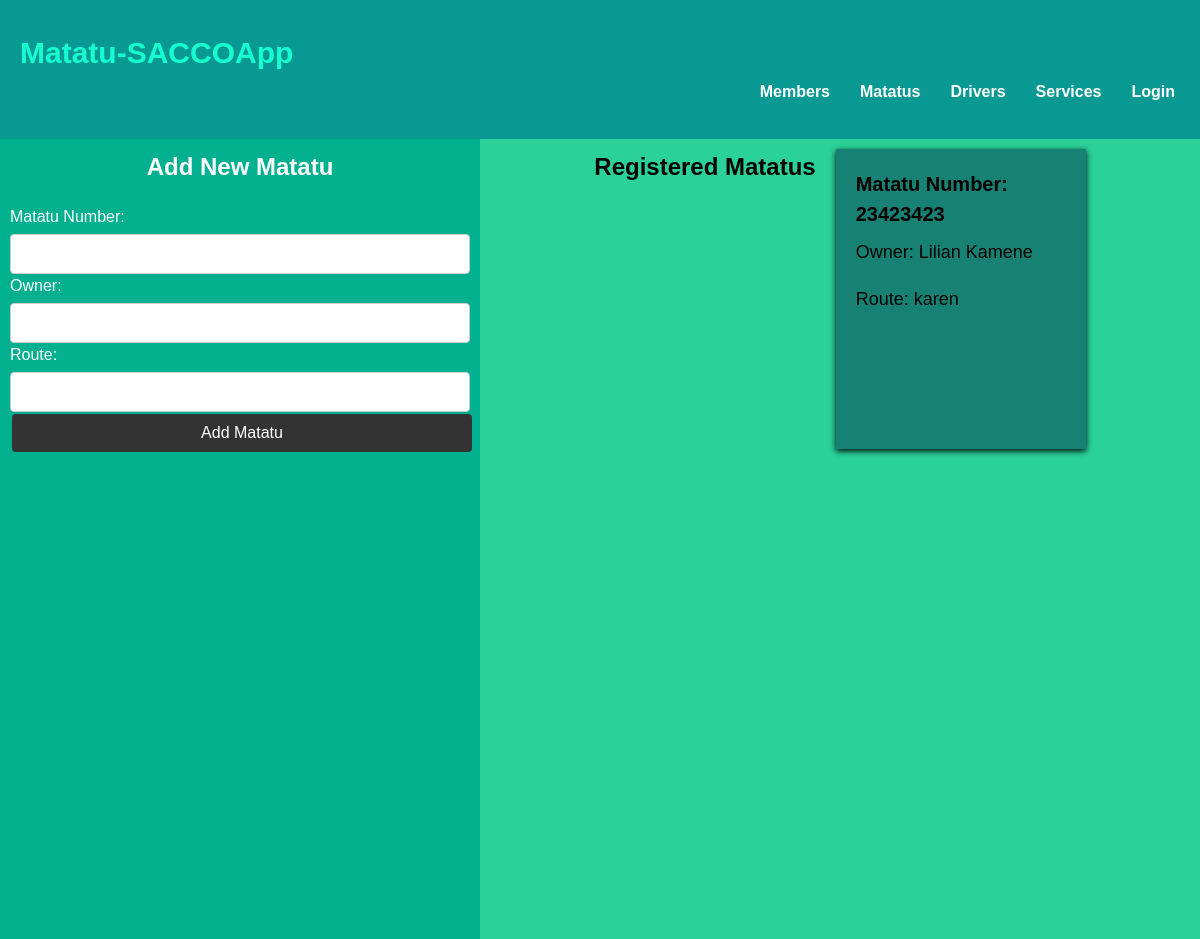
Page /pages/matatus.php on the committed database.
### tables this page shows
CREATE TABLE `matatus` (
  `matatunumber` varchar(255) NOT NULL,
  `owner` varchar(255) DEFAULT NULL,
  `route` varchar(255) DEFAULT NULL
);

### pages/matatus.php (the view, shortened to what this page needs)
<!DOCTYPE html>
<html lang="en">
<head>
    <link rel="stylesheet" href="../css/custom-styles.css">
    <link rel="stylesheet" href="../css/matatus.css">
    <link rel="stylesheet" href="../css/login-styles.css">
</head>
</body>
<?php include '../pages/header.php'; ?>
<div class="dform-wrapper">
<form method="POST">
    <h1>Add New Matatu</h1>
    <div class="dform-row">
        <label for="matatuNumber">Matatu Number:</label>
        <input type="text" id="matatuNumber" name="matatuNumber" required>
    </div>
    <div class="dform-row">
        <label for="owner">Owner:</label>
        <input type="text" id="owner" name="owner" required>
    </div>
    <div class="dform-row">
        <label for="route">Route:</label>
        <input type="text" id="route" name="route" required>
    </div>
    <div class="dform-row">
        <button type="submit" name="add_matatu">Add Matatu</button>
    </div>
</form>
</div>
<div class="show-drivers">
    <h2>Registered Matatus</h2>
    <?php
    include 'dbconnect.php';
$query = "SELECT * FROM matatus";
$result = mysqli_query($db, $query);
if (mysqli_num_rows($result) > 0) {
    while ($row = mysqli_fetch_assoc($result)) {
        $matatuNumber = $row['matatunumber'];
        $owner = $row['owner'];
        $route = $row['route'];
        echo '<div class="dcard">';
        echo '<div class="dcard-content">';
        echo '<h2>Matatu Number: ' . $matatuNumber . '</h2>';
        echo '<p>Owner: ' . $owner . '</p>';
        echo '<p>Route: ' . $route . '</p>';
        echo '</div>';
        echo '</div>';
    }
} else {
    echo '<p>No matatus found.</p>';
}
?>
</div>
</body>
</html>

### css/custom-styles.css (style rules this page uses)
* { margin: 0; padding: 0; box-sizing: border-box; }
h1 { font-size: 36px; margin-top: 40px; }
p { font-size: 18px; margin-bottom: 40px; }
* { scrollbar-width: thin; scrollbar-color: #8500c2 #f1f1f1; }

### css/matatus.css (style rules this page uses)
.dform-wrapper { width: 40%; padding-top: 10px; background-color:#00b08f; position: absolute; top:139px; left: 0; height:100vh; }
.dform-wrapper form { position: absolute; height: 100vh; top:0; left: 0; width:100%; margin: auto; padding: 10px; color: rgb(255, 255, 255); }
.show-drivers { width: 60%; padding-top: 10px; background-color: rgba(16, 205, 142, 0.89); position: absolute; top:139px; right: 0; overflow: auto; height:100vh; }

### css/login-styles.css (style rules this page uses)
h1 { font-size: 24px; text-align: center; margin-bottom: 20px; margin-top:0; }
label { display: block; font-size: 16px; margin-bottom: 5px; }
input[type="text"], input[type="password"] { width: 100%; padding: 10px; border: 1px solid #ccc; border-radius: 4px; font-size: 16px; }
button { display: block; width: 100%; padding: 10px; background-color: #333; color: #fff; border: none; border-radius: 4px; font-size: 16px; cursor: pointer; margin: 2px ; }

### pages/matatus.php (style rules this page uses)
.show-drivers { display: flex; flex-wrap: wrap; justify-content: center; gap: 20px; }
.dcard { width: 250px; height: 300px; background-color: rgb(4, 50, 78, .5); box-shadow: 0 2px 6px rgba(0, 0, 0); margin-bottom: 20px; }
.dcard-content { padding: 20px; }
.dcard-content h2 { font-size: 20px; margin-bottom: 10px; }
.dcard-content p { margin-bottom: 20px; }

### rows in the picture
matatus: matatunumber "23423423", owner "Lilian Kamene", route "karen"
